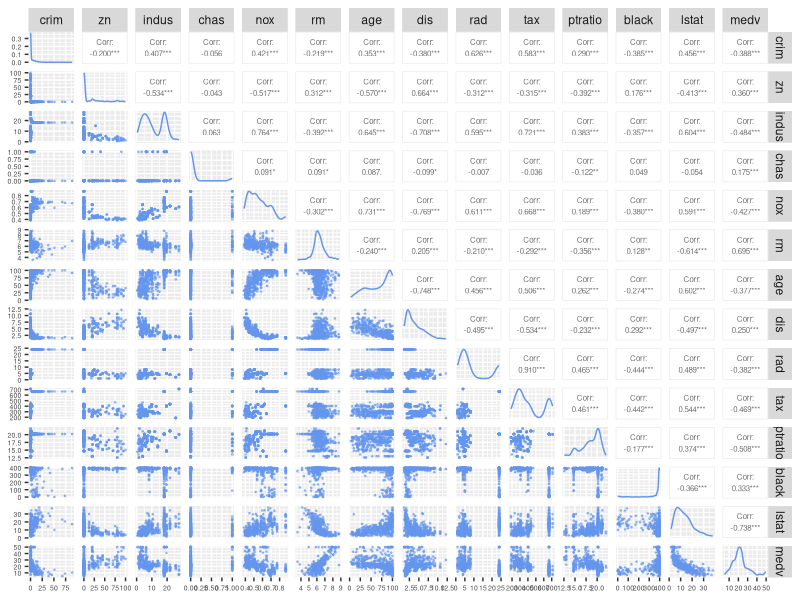
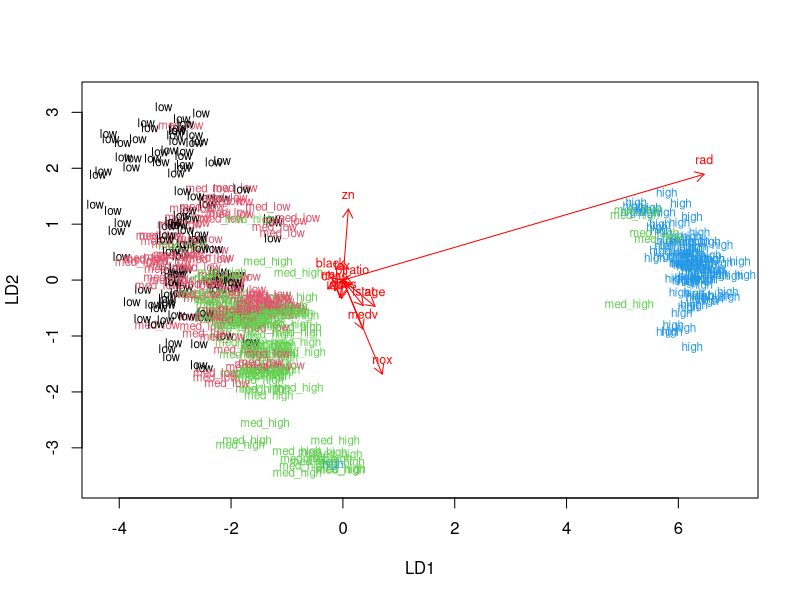
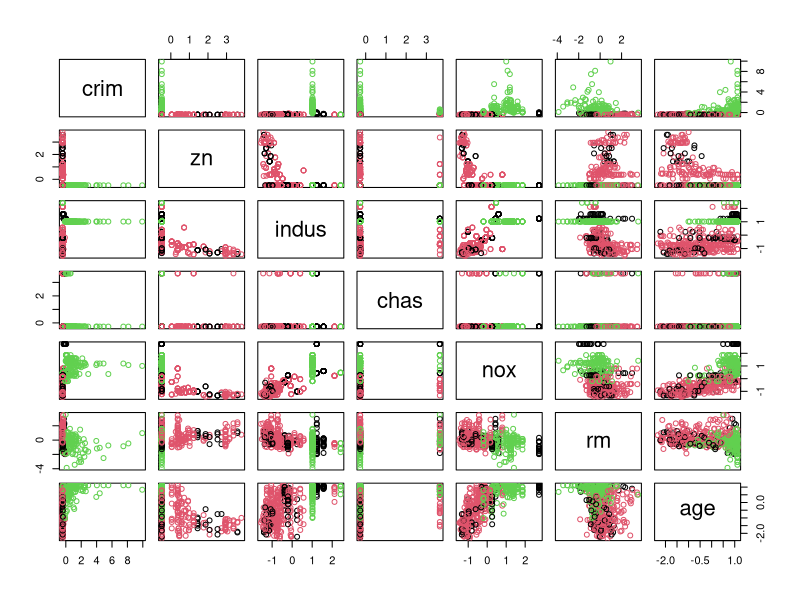
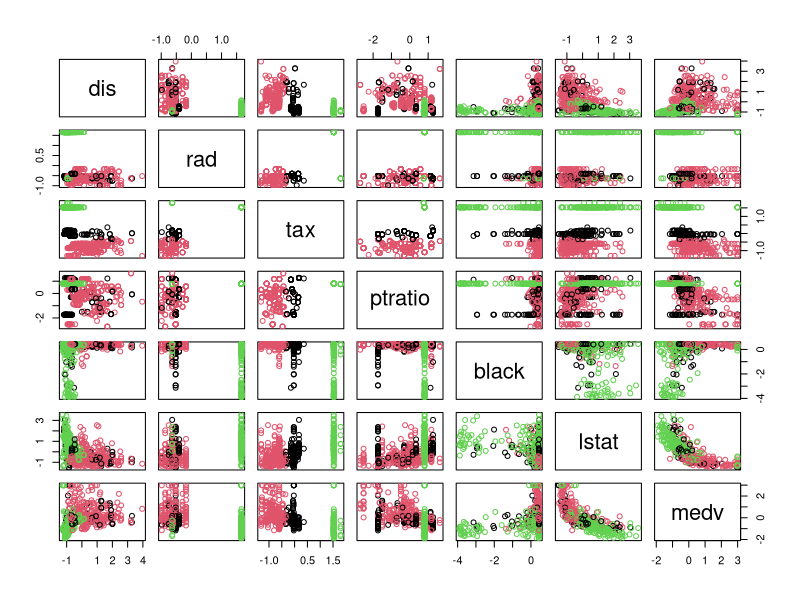
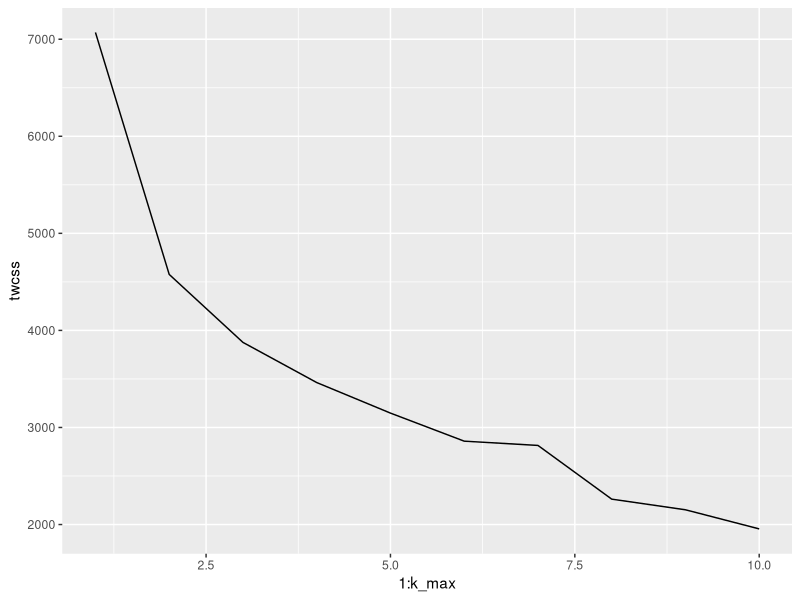
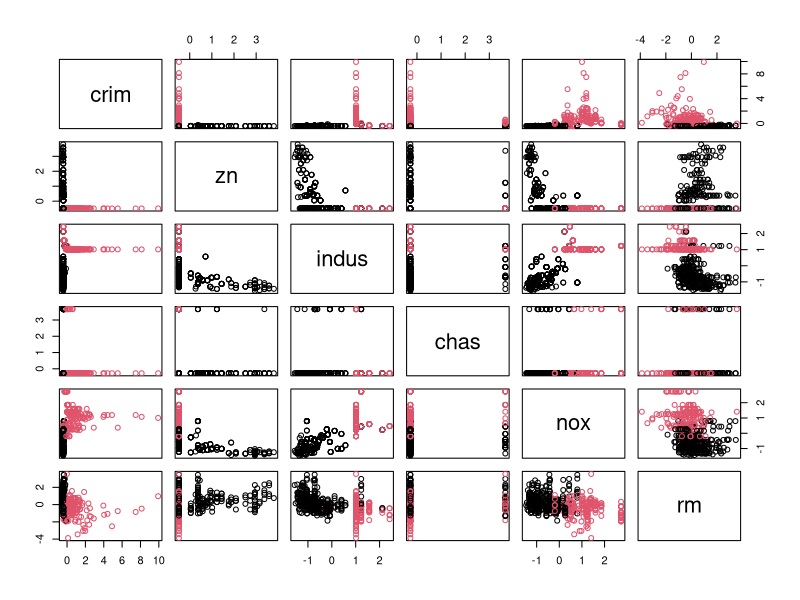
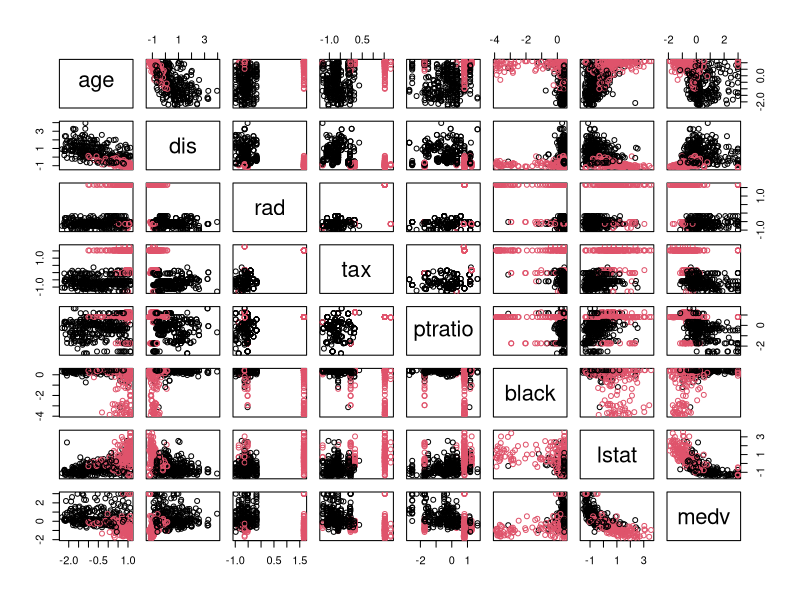

Generate these figures, in order, with R:
## ---- chunk 1
# access the MASS package
library(MASS)
# load the data
data("Boston")
## ---- chunk 2
# dimensions of data
dim(Boston)

## ---- chunk 3
# variables
colnames(Boston)
## ---- chunk 4

summary(Boston)

## ---- chunk 5

# Access the libraries needed for visualization of data
library(GGally)
library(ggplot2)

## ---- chunk 6

library(tidyverse)
# drop variable chas
#Boston <- dplyr::select(Boston, -chas) 


# plot distributions and correlations of continuous variables 
p <- Boston %>% 
  ggpairs(
    mapping = aes(alpha=0.5), 
    lower = list(continuous = wrap("points", colour = "cornflower blue", size=0.3)), 
    upper = list(continuous = wrap("cor", size = 2)),
    diag = list(continuous = wrap("densityDiag", colour = "cornflower blue"))) +
 theme(axis.text.x = element_text(size=5), 
       axis.text.y = element_text(size=5))  
p



## ---- chunk 7
# center and standardize variables
boston_scaled <- scale(Boston)
# change the object to data frame
boston_scaled <- as.data.frame(boston_scaled)
# summaries of the scaled variables
summary(boston_scaled,digits=2)

## ---- chunk 8
# create a quantile vector of crim and print it
bins <- quantile(boston_scaled$crim)
bins

# create a categorical variable 'crime'
crime <- cut(boston_scaled$crim, breaks = bins, include.lowest = TRUE,label=c("low","med_low","med_high","high"))

# look at the table of the new factor crime
table(crime)

# remove original crim from the dataset
boston_scaled <- dplyr::select(boston_scaled, -crim)

# add the new categorical value to scaled data
boston_scaled <- data.frame(boston_scaled, crime)
## ---- chunk 9
# number of rows in the Boston dataset 
n <- nrow(boston_scaled)

# choose randomly 80% of the rows
ind <- sample(n,  size = n * 0.8)

# create train set
train <- boston_scaled[ind,]

# create test set 
test <- boston_scaled[-ind,]

## ---- chunk 10

# linear discriminant analysis
lda.fit <- lda(crime ~ ., data = train)

# print the lda.fit object
lda.fit
## ---- chunk 11
# the function for lda biplot arrows
lda.arrows <- function(x, myscale = 1, arrow_heads = 0.1, color = "red", tex = 0.75, choices = c(1,2)){
  heads <- coef(x)
  arrows(x0 = 0, y0 = 0, 
         x1 = myscale * heads[,choices[1]], 
         y1 = myscale * heads[,choices[2]], col=color, length = arrow_heads)
  text(myscale * heads[,choices], labels = row.names(heads), 
       cex = tex, col=color, pos=3)
}

# target classes as numeric
classes <- as.numeric(train$crime)

# plot the lda results
plot(lda.fit, dimen = 2, col=classes,pch=classes)

lda.arrows(lda.fit, myscale = 2)

## ---- chunk 12

# save the correct classes from test data
correct_classes <- test$crime

# remove the crime variable from test data
test <- dplyr::select(test, -crime)

## ---- chunk 13
# predict classes with test data
lda.pred <- predict(lda.fit, newdata = test)

# cross tabulate the results
table(correct = correct_classes, predicted = lda.pred$class) %>% prop.table 

## ---- chunk 14
# load MASS and Boston
library(MASS)
data('Boston')

# remove variable chas 
#Boston <- Boston %>% dplyr::select(-chas)

# center and standardize variables
boston_scaled <- scale(Boston)

# change the object to data frame
boston_scaled <- as.data.frame(boston_scaled)

# euclidean distance matrix
dist_eu <- dist(boston_scaled)

# look at the summary of the distances
summary(dist_eu)
## ---- chunk 15
# k-means clustering
km <-kmeans(Boston, centers = 3)

# plot the Boston dataset with clusters
pairs(boston_scaled[1:7], col = km$cluster)
pairs(boston_scaled[8:14], col = km$cluster)

## ---- chunk 16
set.seed(123)

# determine the number of clusters
k_max <- 10

# calculate the total within sum of squares
twcss <- sapply(1:k_max, function(k){kmeans(boston_scaled, k)$tot.withinss})

# visualize the results
qplot(x = 1:k_max, y = twcss, geom = 'line')

## ---- chunk 17

# k-means clustering
km <-kmeans(boston_scaled, centers = 2)

# plot the Boston dataset with 2 clusters
pairs(boston_scaled[1:6], col = km$cluster)
pairs(boston_scaled[7:14], col = km$cluster)


